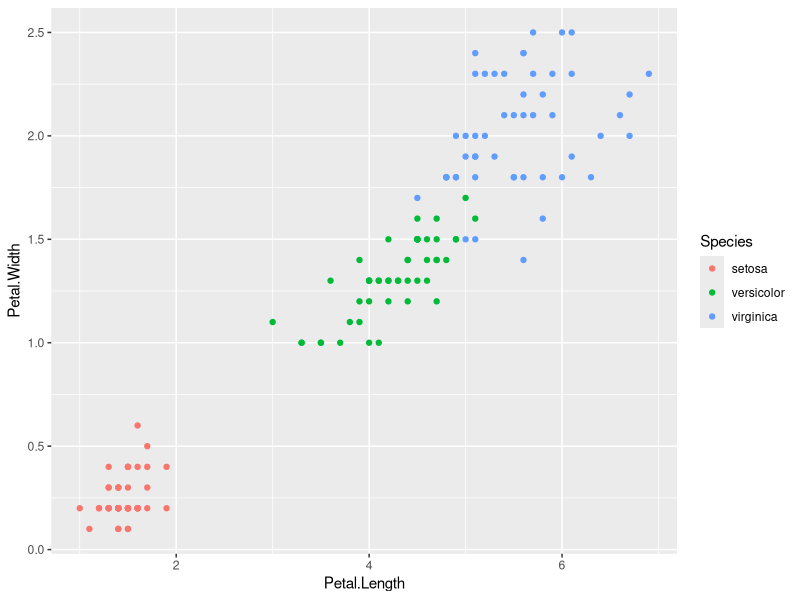
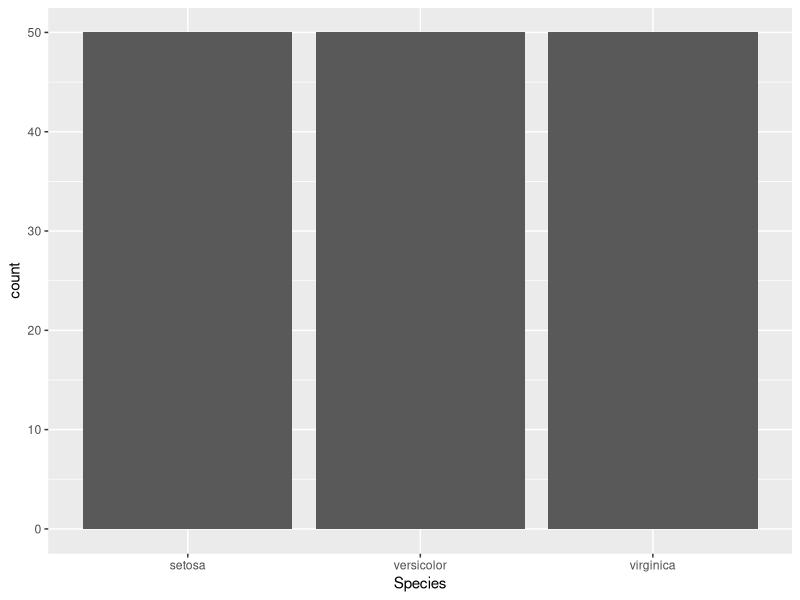
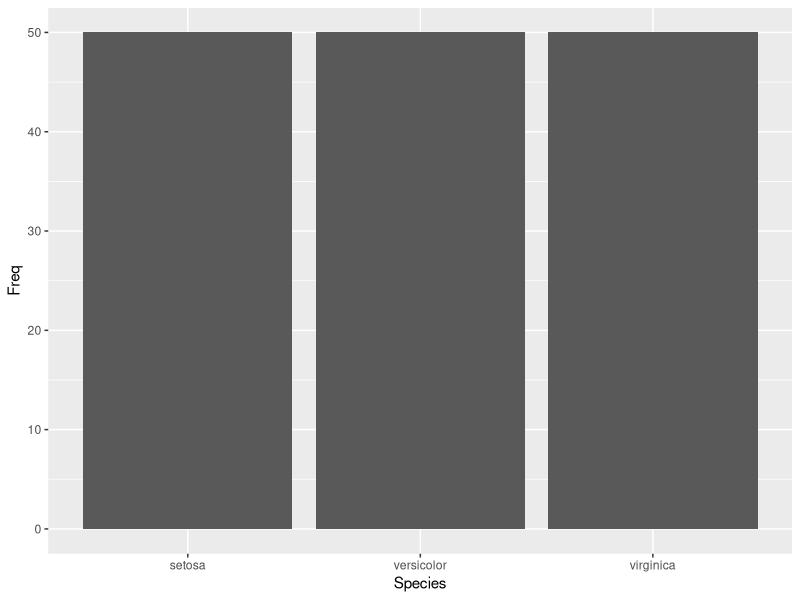
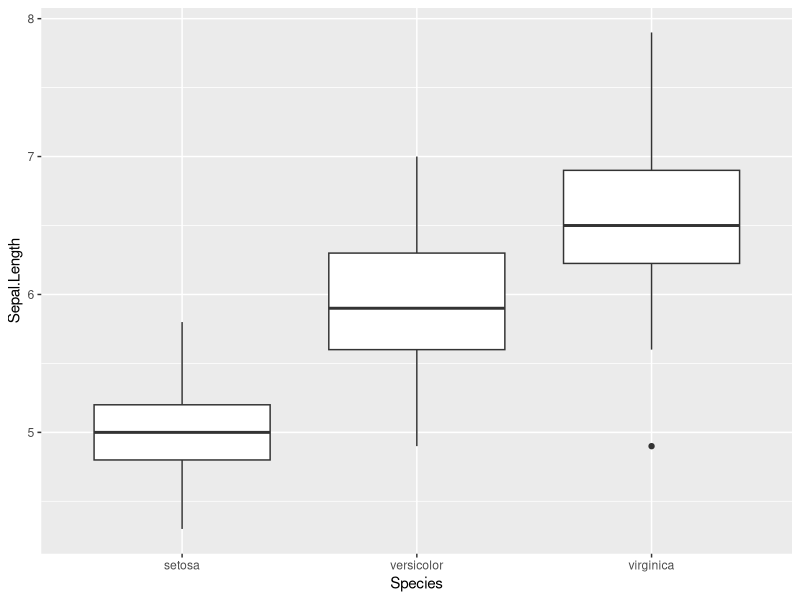
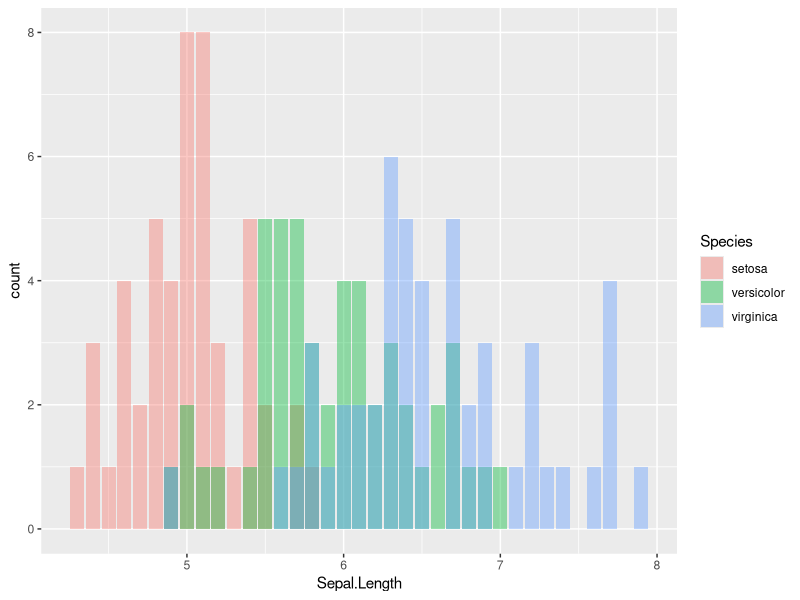
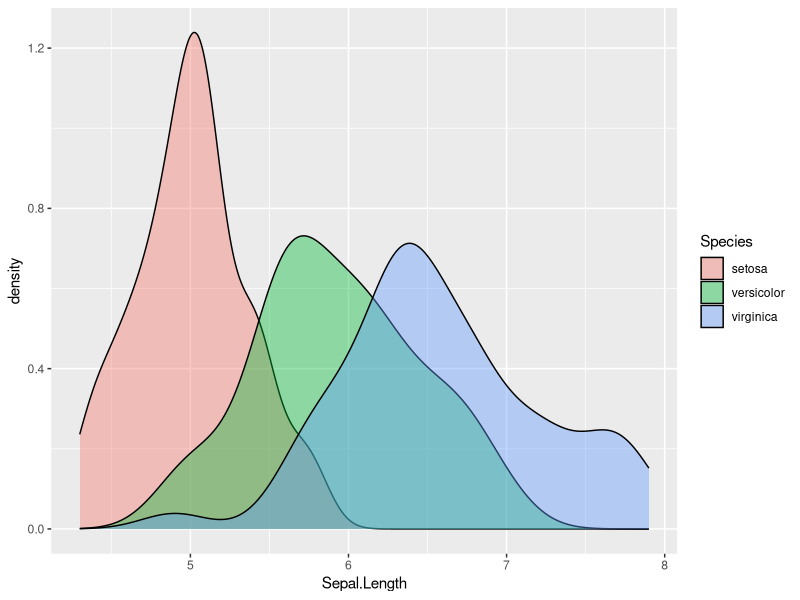
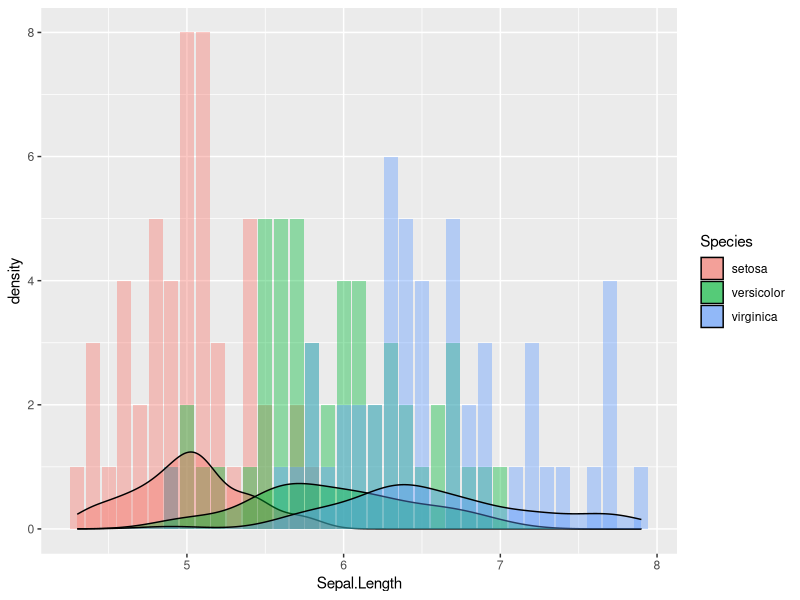

Generate these figures, in order, with R: (Note: this script raises an error after producing the figures.)
## ---- chunk 1
data(iris)
install.packages('ggplot2')
library(ggplot2)

ggplot(data=iris,aes(x=Petal.Length,y=Petal.Width)) + geom_point(aes(col=Species))

ggp <- ggplot(iris,aes(x=Species))
ggp + geom_bar()

precounted = as.data.frame(table(iris$Species,dnn=c('Species')))
precounted
ggplot(precounted,aes(x=Species,y=Freq))+ geom_bar(stat='identity')

g_i =ggplot(iris,aes(x=Species,y=Sepal.Length))
g_i + geom_boxplot()

ggplot(iris,aes(x=Sepal.Length,fill=Species)) + geom_bar(position ='identity', alpha=0.4)

ggplot(iris,aes(x=Sepal.Length,fill=Species)) + geom_density(position = 'identity', alpha=0.4)

ggplot(iris,aes(x=Sepal.Length,fill=Species)) + geom_bar(position = 'identity', alpha=0.4)+ geom_density(position = 'identity', alpha=0.4)

ggplot(iris,aes(x=Sepal.Length,y=..density..,fill=Species)) + geom_bar(position = 'identity', alpha=0.4)+ geom_density(position = 'identity', alpha=0.4)

g1 <- ggplot(data=iris,aes(x=Sepal.Length,y=Sepal.Width)) + geom_point(shape=7,size=2)
g1

ggsave(filename='iris_scatter_plot.png',plot = g1)
## ---- chunk 2
rolling_dice = function(n){sample(1:6,n,rep=T)}
rolling_dice(100)
sum_of_two_dice = rolling_dice(10000) + rolling_dice(10000)
sum_of_two_dice
table(sum_of_two_dice)
barplot(table(sum_of_two_dice))
table(sum_of_two_dice) / length(sum_of_two_dice)
